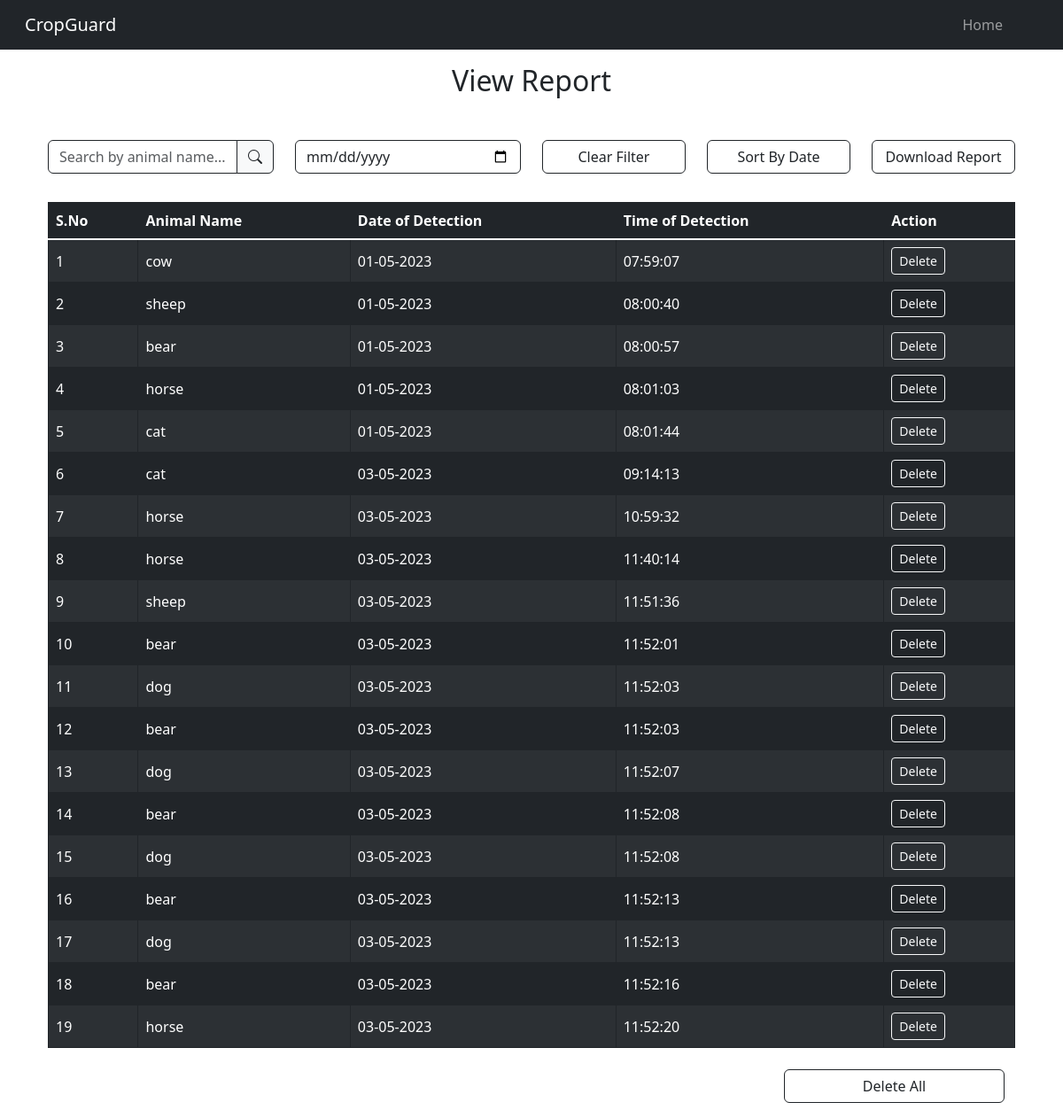
Page /viewreport on the earlier database version.
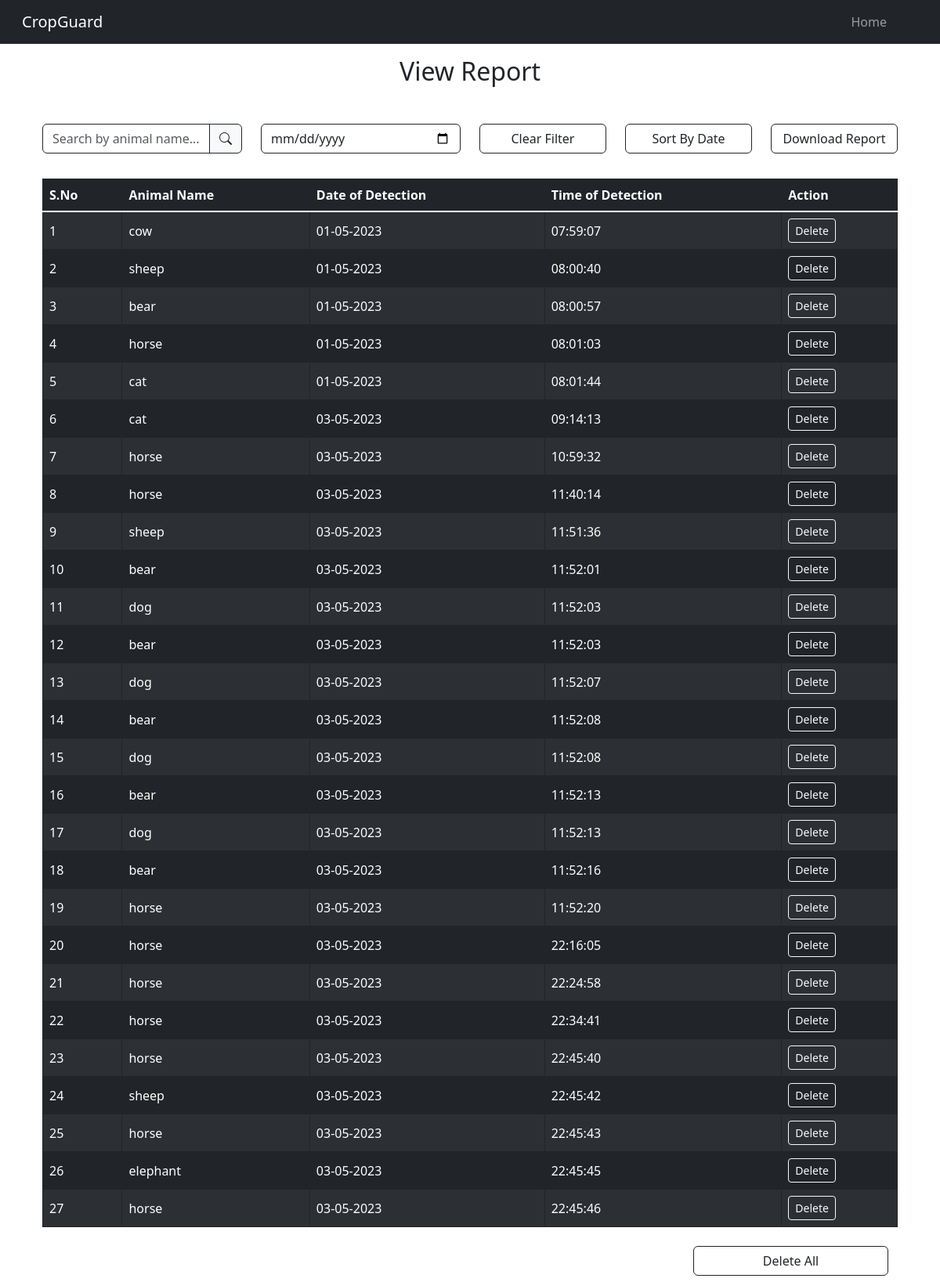
Same page on the later database version.
### app.py (models this page shows, shortened)
class DetectAnimals(db.Model):
    sno = db.Column(db.Integer, primary_key=True)
    animal_name = db.Column(db.String(20), nullable=False)
    date_of_detection = db.Column(db.String(20), nullable=False, default=datetime.now().strftime('%d-%m-%Y'))
    time_of_detection = db.Column(db.String(20), nullable=False, default=datetime.now().strftime('%H:%M:%S'))

### app.py (the view)
@app.route('/viewreport')
def viewreport():
    allAnimals = DetectAnimals.query.all()
    return render_template('viewreport.html', report=allAnimals)

### templates/viewreport.html
{% extends 'base.html' %} {% block navcontent %}
<a class="nav-link mx-2 me-5" href="/home">Home</a>
{% endblock navcontent %} {% block content %}
<section>
  <div class="container mt-3">
    <h2 class="text-center">View Report</h2>
    <div
      class="row text-center justify-content-center align-items-center gy-3 py-4 mx-auto my-2"
    >
      <div class="col-md-3">
        <div class="input-group">
          <input
            class="form-control shadow-none border border-dark"
            type="text"
            id="searchTableInp"
            placeholder="Search by animal name..."
          />
          <i class="bi bi-search input-group-text border border-dark"></i>
        </div>
      </div>
      <div class="col-md-3">
        <input
          class="form-control shadow-none border border-dark"
          type="date"
          id="datepicker"
        />
      </div>
      <div class="col-md-2 d-grid">
        <button class="btn btn-outline-dark" id="clearBtn">Clear Filter</button>
      </div>
      <div class="col-md-2 d-grid">
        <button class="btn btn-outline-dark" id="sortTableBtn">
          Sort By Date
        </button>
      </div>
      <div class="col-md-2 d-grid">
        <button id="downloadReportBtn" class="btn btn-outline-dark">
          Download Report
        </button>
      </div>
    </div>
    <div class="container table-responsive">
      <table
        class="table table-striped table-bordered table-dark table-hover border-dark align-middle"
        id="reportTable"
      >
        <thead>
          <tr>
            <th>S.No</th>
            <th>Animal Name</th>
            <th>Date of Detection</th>
            <th>Time of Detection</th>
            <th>Action</th>
          </tr>
        </thead>
        <tbody class="table-group-divider">
          {% for row in report %}
          <tr>
            <td>{{ loop.index }}</td>
            <td>{{ row.animal_name }}</td>
            <td>{{ row.date_of_detection }}</td>
            <td>{{ row.time_of_detection }}</td>
            <td>
              <a
                type="button"
                href="/delete/{{row.sno}}"
                class="btn btn-outline-light btn-sm"
                >Delete</a
              >
            </td>
          </tr>
          {% endfor %}
        </tbody>
      </table>
    </div>
    <div
      class="container row justify-content-end align-items-center text-center my-2 mx-auto"
    >
      <div class="col-md-3 d-grid">
        <a href="/deleteAll" class="btn btn-outline-dark">Delete All</a>
      </div>
    </div>
  </div>
</section>
{% endblock content %}

### templates/base.html (shortened to what this page needs)
<!DOCTYPE html>
<html lang="en">
  <head>
    <link
      href="https://cdn.jsdelivr.net/npm/bootstrap@5.3.0-alpha3/dist/css/bootstrap.min.css"
      rel="stylesheet"
    />
    <link
      rel="stylesheet"
      href="{{ url_for('static', filename='css/style.css') }}"
    />
    <link
      rel="stylesheet"
      href="https://cdn.jsdelivr.net/npm/bootstrap-icons@1.10.4/font/bootstrap-icons.css"
    />
  </head>
  <body>
    <nav
      class="navbar sticky-top navbar-expand-lg navbar bg-dark"
      data-bs-theme="dark"
    >
      <div class="container-fluid">
        <a class="navbar-brand mx-3" href="/">CropGuard</a>
        <div
          class="collapse navbar-collapse justify-content-end"
          id="navbarSupportedContent"
        >
          <div class="navbar-nav">
            {% block navcontent %} {% endblock navcontent %}
          </div>
        </div>
      </div>
    </nav>
    <main>{% block content %} {% endblock content %}</main>
  </body>
</html>

Differences in the rows shown:
added DetectAnimals: animal_name "horse", date_of_detection "03-05-2023", time_of_detection "22:16:05"
added DetectAnimals: animal_name "horse", date_of_detection "03-05-2023", time_of_detection "22:24:58"
added DetectAnimals: animal_name "horse", date_of_detection "03-05-2023", time_of_detection "22:34:41"
added DetectAnimals: animal_name "horse", date_of_detection "03-05-2023", time_of_detection "22:45:40"
added DetectAnimals: animal_name "sheep", date_of_detection "03-05-2023", time_of_detection "22:45:42"
added DetectAnimals: animal_name "horse", date_of_detection "03-05-2023", time_of_detection "22:45:43"
added DetectAnimals: animal_name "elephant", date_of_detection "03-05-2023", time_of_detection "22:45:45"
added DetectAnimals: animal_name "horse", date_of_detection "03-05-2023", time_of_detection "22:45:46"
